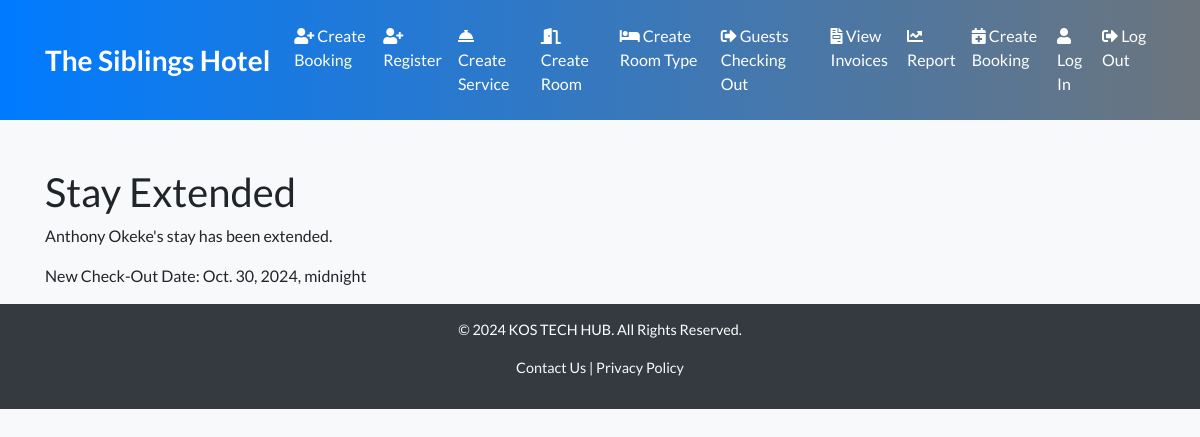
Page /guests/extend-stay/success/2/2/ (signed in) on the committed database.
### hotel/models.py (models this page shows, shortened)
class Guest(models.Model):
    title = models.CharField(max_length=10, choices=[('Mr', 'Mr', ), ('Mrs', 'Mrs'), ('Miss', 'Miss')], blank=True, null=True)
    first_name = models.CharField(max_length=100)
    middle_name = models.CharField(max_length=100, blank=True, null=True)  # New field for middle name
    last_name = models.CharField(max_length=100)
    email = models.CharField(max_length=255, blank=True, null=True)  # Change to CharField to allow plain text
    phone_number = models.CharField(max_length=15)
    home_address = models.CharField(max_length=500)
    occupation = models.CharField(max_length=500)
    valid_id = models.BooleanField(default=False, blank=True, null=True)  # New boolean field for ID verification
    passport_number = models.CharField(max_length=50, blank=True, null=True)  # New field for passport number if the guest is a foreigner
    next_of_kin_phone_number = models.CharField(max_length=15, blank=True, null=True)  # New field for next of kin phone number
    car_plate_number = models.CharField(max_length=50, blank=True, null=True)  # New field for car plate number

class Invoice(models.Model):
    booking = models.OneToOneField('Booking', on_delete=models.CASCADE)
    services = models.ManyToManyField('Service', blank=True, through='InvoiceService')
    invoice_number = models.CharField(max_length=50, unique=True, blank=True, null=True)  # Unique Invoice Number
    total_services_cost = models.DecimalField(max_digits=10, decimal_places=2, default=0.00)
    invoice_date = models.DateTimeField(default=timezone.now)
    total_amount = models.DecimalField(max_digits=10, decimal_places=2, default=0.00)

class Booking(models.Model):
    room = models.ForeignKey(Room, on_delete=models.CASCADE)
    guest = models.ForeignKey(Guest, on_delete=models.CASCADE)
    check_in = models.DateTimeField()
    check_out = models.DateTimeField()
    actual_check_out = models.DateTimeField(blank=True, null=True)  # Track actual checkout time
    total_amount = models.DecimalField(max_digits=10, decimal_places=2, default=0.00)

### hotel/views.py (the view)
# urls.py: path('guests/extend-stay/success/<int:guest_id>/<int:invoice_id>/', views.extend_success, name='extend_success'),
@login_required
def extend_success(request, guest_id, invoice_id):
    guest = Guest.objects.get(id=guest_id)
    invoice = Invoice.objects.get(id=invoice_id)
    return render(request, 'hotel/extend_success.html', {'guest': guest, 'invoice': invoice})

### hotel/templates/hotel/extend_success.html
{% extends 'hotel/base.html' %}
{% block content %}
<h1>Stay Extended</h1>
<p>{{ guest.first_name }} {{ guest.last_name }}'s stay has been extended.</p>
<p>New Check-Out Date: {{ invoice.booking.check_out }}</p>
{% endblock %}

### hotel/templates/hotel/base.html (style rules this page uses)
body, html { font-family: 'Lato', sans-serif; background-color: #f8f9fa; }

### rows in the picture
Guest: first_name "Anthony", last_name "Okeke"
Invoice: booking.check_out "Oct. 30, 2024, midnight"
